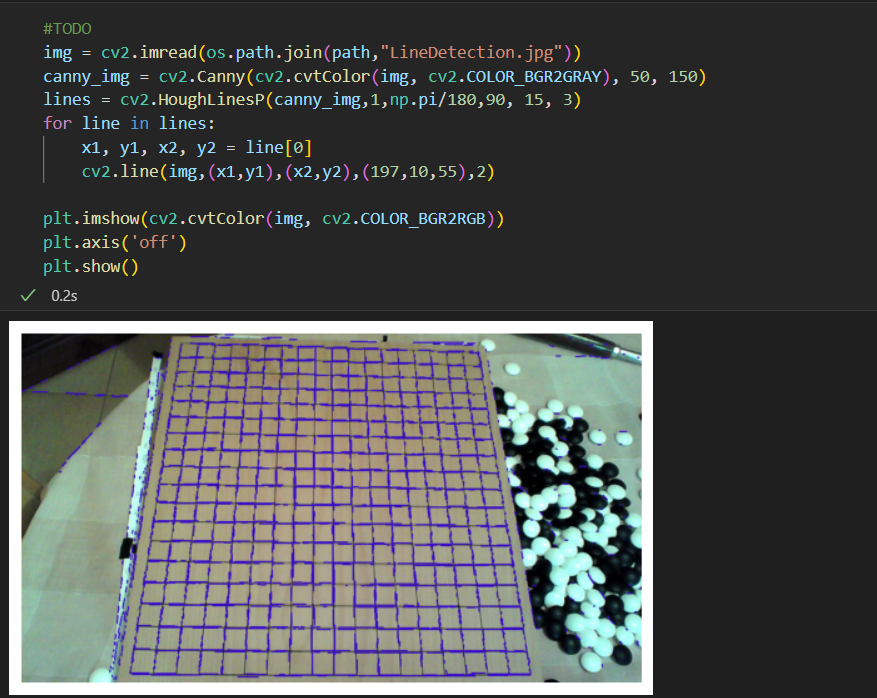
#> input picture Homeworks/HW6/Images/code_2_2.png, 877 x 698 px, given in place of LineDetection.jpg, which was not available
$ jupyter execute 'HW[6].ipynb'   (text cells are left out)
#> lines starting #> are read from the running program, lines starting #| are printed output that depends on the picture; after the words box and inside, x2 and y2 are one past the last pixel; in counts of white or black regions, pixels touching at a corner belong together; pictures that were not available may be replaced by others from this repository, and a replacement may not be noted
[cell 1]
import numpy as np
import cv2
import os
import matplotlib.pyplot as plt
import math
import matplotlib.lines as mlines
import argparse

[cell 2]
#TODO
path = r'E:\University\Term7\FCV\Homeworks\HW6\Images'
img = cv2.imread(os.path.join(path,"LineDetection.jpg"))
#> img is the input picture: shape (698, 877, 3); mean B, G, R 81.1, 81.1, 79.2
canny_img = cv2.Canny(cv2.cvtColor(img, cv2.COLOR_BGR2GRAY), 50, 150)
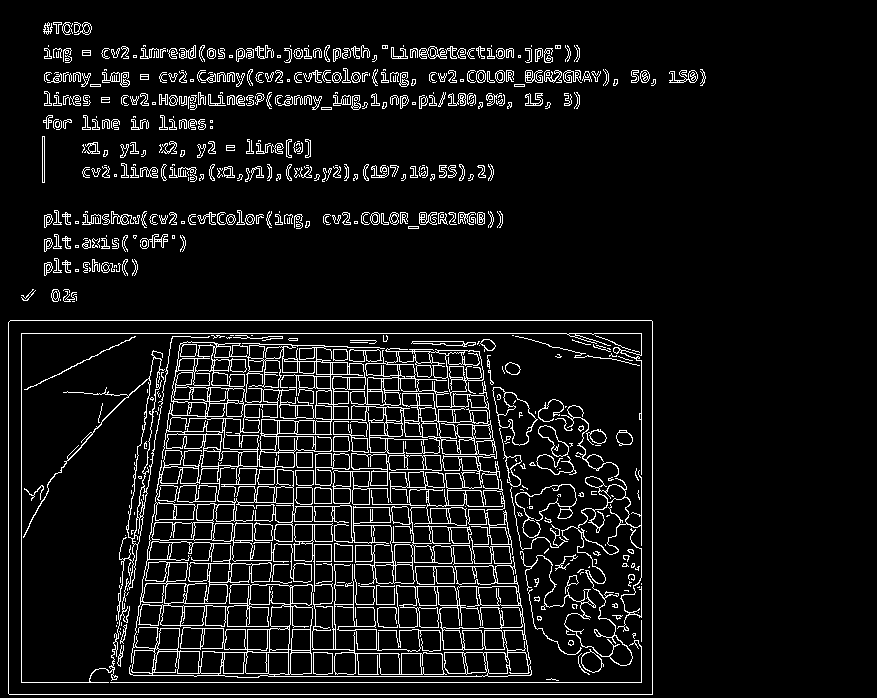
#> canny_img: shape (698, 877); 7.8% white in thin lines or dots, all inside (x1, y1, x2, y2) = (8, 22, 706, 695)
lines = cv2.HoughLines(canny_img, 1, np.pi/180, 250)
#> lines = [[694, 1.57], [320, 1.57], [682, 1.57], [333, 1.57], [652, 0], [8, 0], [21, 0], [641, 0], [676, 1.57], [649, 1.57], [80, 1.57], [462, 1.59]]
for line in lines:
    p, t = line[0]
    x1 = int(p * np.cos(t) + 1000*(-np.sin(t)))
    y1 = int(p * np.sin(t) + 1000*(np.cos(t)))
    x2 = int(p * np.cos(t) - 1000*(-np.sin(t)))
    y2 = int(p * np.sin(t) - 1000*(np.cos(t)))
    cv2.line(img,(x1,y1),(x2,y2),(209,12,187),2)
#> this loop made 12 passes
#> (p, t, x1, y1, x2, y2) on passes 1 to 12: (694, 1.57, -1000, 693, 999, 694), (320, 1.57, -1000, 319, 999, 320), (682, 1.57, -1000, 681, 999, 682), (333, 1.57, -1000, 332, 999, 333), (652, 0, 652, 1000, 652, -1000), (8, 0, 8, 1000, 8, -1000), (21, 0, 21, 1000, 21, -1000), (641, 0, 641, 1000, 641, -1000), (676, 1.57, -1000, 675, 999, 676), (649, 1.57, -1000, 648, 999, 649), (80, 1.57, -1000, 79, 999, 80), (462, 1.59, -1007, 444, 991, 479)
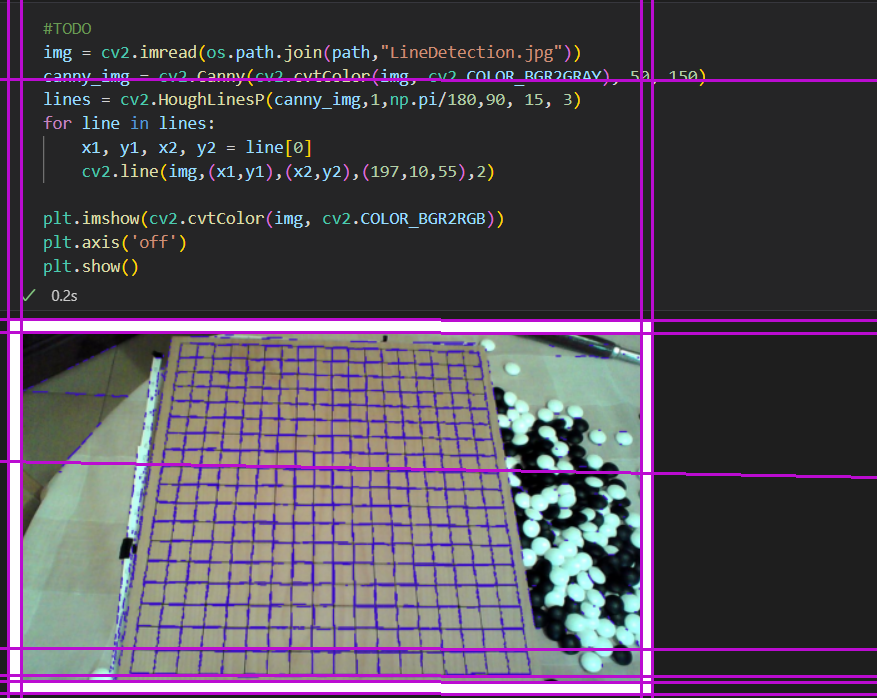
#> img: shape (698, 877, 3); 4.76% of pixels changed, all inside (x1, y1, x2, y2) = (0, 0, 877, 698)

plt.imshow(cv2.cvtColor(img, cv2.COLOR_BGR2RGB))
plt.axis('off')
plt.show()
cv2.imwrite(os.path.join(path,'Hough_result.jpg'),img)
#> Out = True

[cell 3]
#TODO
img = cv2.imread(os.path.join(path,"LineDetection.jpg"))
canny_img = cv2.Canny(cv2.cvtColor(img, cv2.COLOR_BGR2GRAY), 50, 150)
lines = cv2.HoughLinesP(canny_img,1,np.pi/180,90, 15, 3)
#> lines = 1476 rows, first 6: [110, 682, 641, 682], [9, 694, 652, 694], [594, 333, 641, 333], [10, 320, 651, 320], [21, 333, 566, 333], [8, 693, 8, 322]
for line in lines:
    x1, y1, x2, y2 = line[0]
    cv2.line(img,(x1,y1),(x2,y2),(197,10,55),2)
#> this loop made 1476 passes
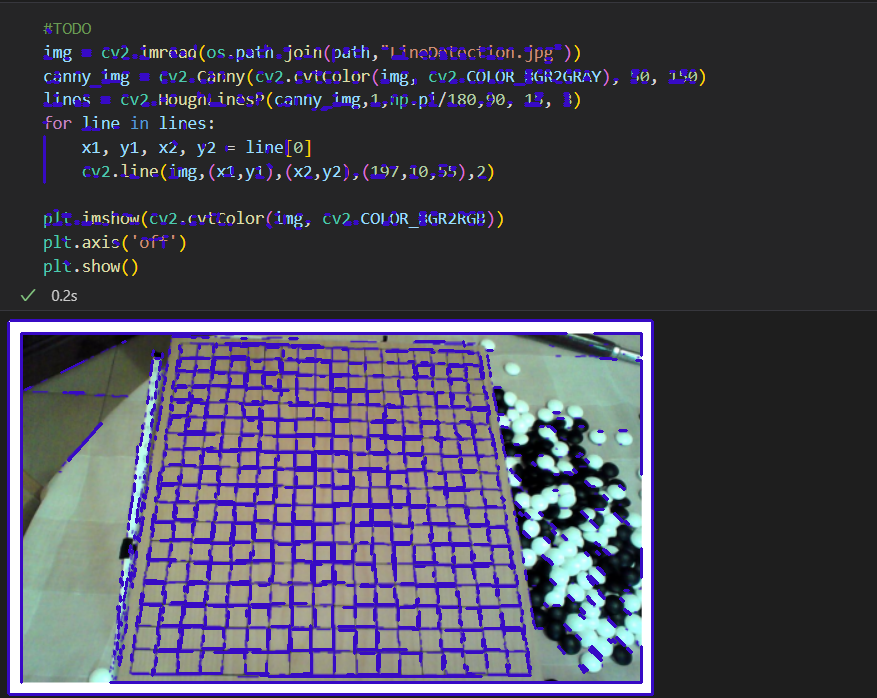
#> img: shape (698, 877, 3); 8.39% of pixels changed, all inside (x1, y1, x2, y2) = (7, 28, 696, 696)

plt.imshow(cv2.cvtColor(img, cv2.COLOR_BGR2RGB))
plt.axis('off')
plt.show()

[cell 4]
def Hough_algorithm(img):
  w = img.shape[0]
#> w = 698
  h = img.shape[1]
#> h = 877
  thetas = np.arange(0, 180, 1)
  cos = np.cos(np.deg2rad(thetas))
  sin = np.sin(np.deg2rad(thetas))
  rhos = round(math.sqrt(w**2 + h**2))
#> rhos = 1121
  H = np.zeros((2 * rhos, len(thetas)), dtype=np.uint8)
  edges = np.where(img == 255)
#> edges = 47577 positions, rows 22 to 694, columns 8 to 705
  xys = list(zip(edges[0], edges[1]))
#> xys = 47577 items
  for p in range(len(xys)):
    for t in range(len(thetas)):
      rho = int(round(xys[p][1] * cos[t] + xys[p][0] * sin[t]))
      H[rho, t] += 1
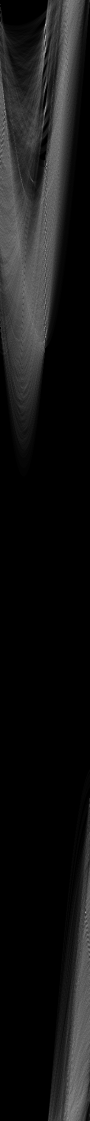
#> H: shape (2242, 180) (shown at 1/2 size); min 0, max 255, mean 21.2
  return H

[cell 5]
path = r'E:\University\Term7\FCV\Homeworks\HW6\Images'
image = cv2.imread(os.path.join(path,"LineDetection.jpg"))
edges = cv2.Canny(cv2.cvtColor(image, cv2.COLOR_BGR2GRAY),50,150)
H = Hough_algorithm(edges)
edges = np.where(H > 200)
#> edges = 41 positions, rows 48 to 1869, columns 1 to 174
xys = list(zip(edges[0], edges[1]))
#> xys = 41 pairs, first value 48 to 1869, second value 1 to 174
for i in range(0, len(xys)):
    x1 = int(np.cos(np.deg2rad(xys[i][1]))*xys[i][0] + 1000*(-np.sin(np.deg2rad(xys[i][1]))))
    y1 = int(np.sin(np.deg2rad(xys[i][1]))*xys[i][0] + 1000*(np.cos(np.deg2rad(xys[i][1]))))
    x2 = int(np.cos(np.deg2rad(xys[i][1]))*xys[i][0] - 1000*(-np.sin(np.deg2rad(xys[i][1]))))
    y2 = int(np.sin(np.deg2rad(xys[i][1]))*xys[i][0] - 1000*(np.cos(np.deg2rad(xys[i][1]))))
    cv2.line(image,(x1,y1),(x2,y2),(209,12,187),1)
#> this loop made 41 passes
#> (x1, y1, x2, y2) on passes 1 to 12: (-1000, 48, 1000, 47), (-1000, 50, 1000, 49), (-1000, 56, 1000, 55), (-1000, 72, 1000, 71), (-1000, 74, 1000, 73), (-1000, 79, 1000, 78), (-1000, 80, 1000, 79), (-1000, 82, 1000, 81), (-1000, 103, 1000, 102), (-1000, 105, 1000, 104), (62, 1022, 375, -952), (74, 1024, 387, -951)
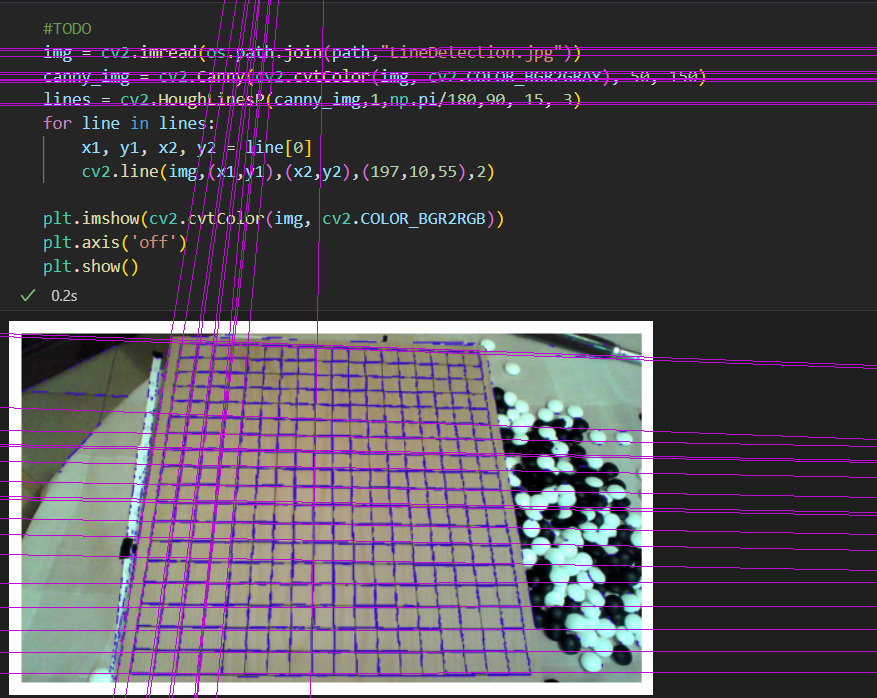
#> image: shape (698, 877, 3); 5.2% of pixels changed, all inside (x1, y1, x2, y2) = (0, 0, 877, 698)
plt.imshow(cv2.cvtColor(image, cv2.COLOR_BGR2RGB))
plt.axis('off')
plt.show()

[cell 6]
img = cv2.imread(os.path.join(path,"LineDetection.jpg"),0)
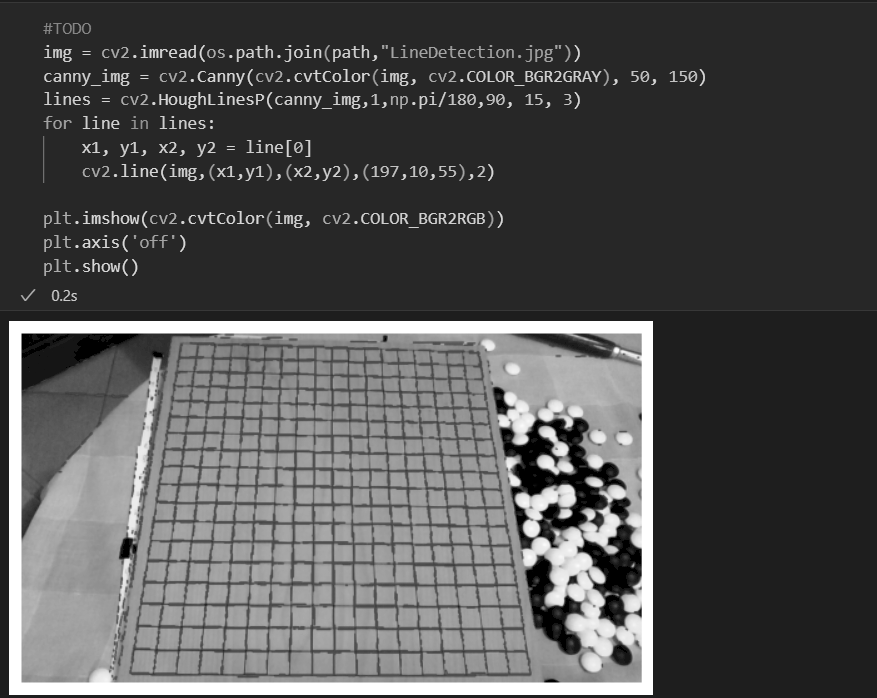
#> img: shape (698, 877); min 0, max 255, mean 82.1
imgcolorous = cv2.imread(os.path.join(path,"LineDetection.jpg"))
UNKNOWN = cv2.createLineSegmentDetector(0)
lines = UNKNOWN.detect(img)[0]
#> lines = 1719 rows, first 6: [9.38, 694.4, 651.9, 694.4], [651.9, 320.5, 9.37, 320.5], [8.31, 321.9, 8.3, 693.1], [21.87, 332.6, 639.4, 333.7], [640.6, 680.3, 21.87, 681.2], [20.86, 680.6, 20.94, 334.4]
drawn_img = UNKNOWN.drawSegments(imgcolorous,lines)
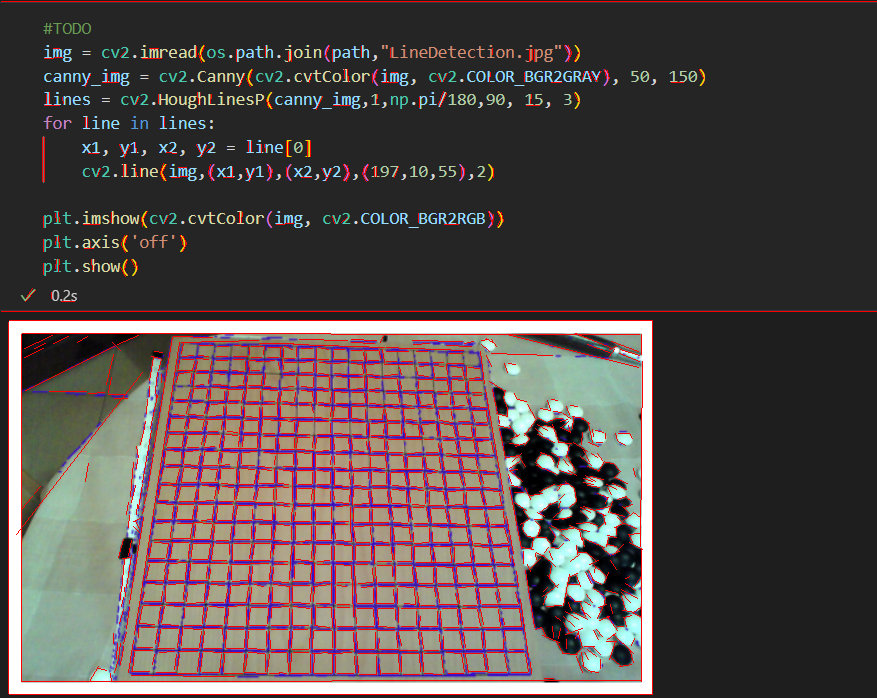
#> drawn_img: shape (698, 877, 3); mean B, G, R 74.9, 75.4, 85.7
cv2.imwrite(os.path.join(path,'UNKNOWN.jpg'),drawn_img)
#> Out = True
